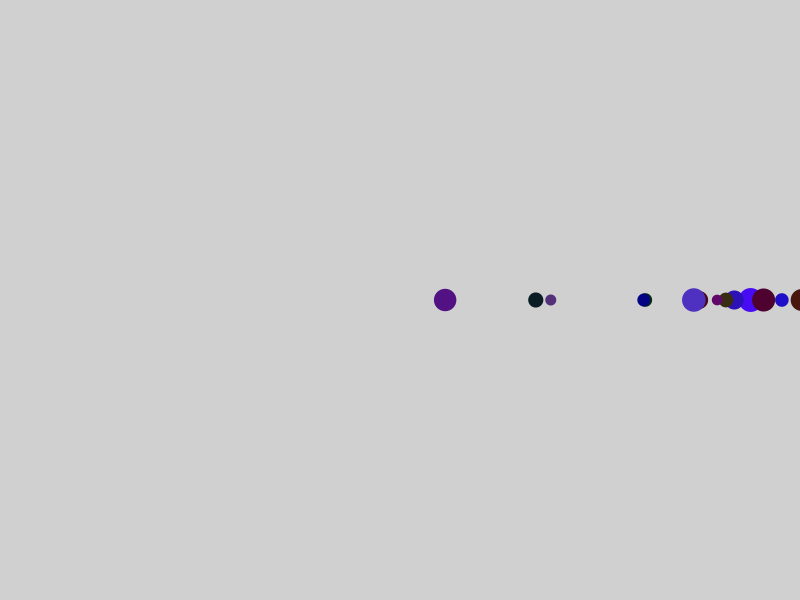
Frame 1 (no input)
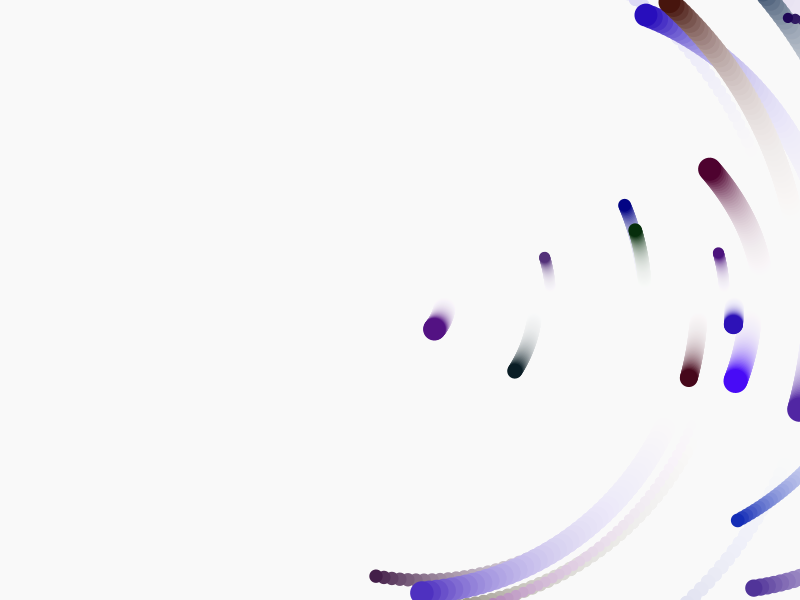
Frame 60 (the mouse pressed at the canvas centre just before this capture)
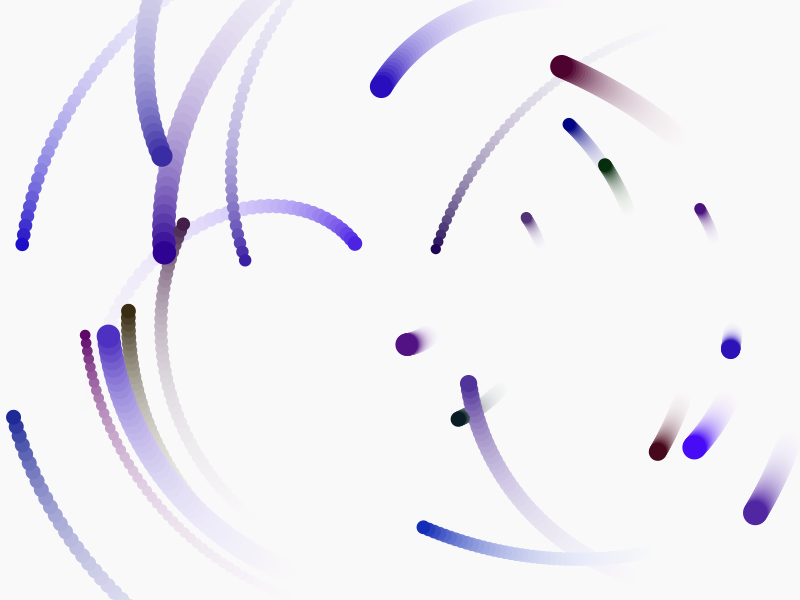
Frame 120 (the mouse held since frame 60 and released just before this capture)

The Processing sketch that drew these frames (run headless with seeded random() and noise(); from frame 60 on, the mouse is pressed at the canvas centre):

// Processing sketch: solar_6system5
// ── solar_6system5.pde
float x = 0;
ArrayList<orbit> orbits = new ArrayList<orbit>();
orbit earth;
orbit mars;
orbit venus;

void setup()
{
  size(800,600);
  for(int i = 0; i<10; i++)
  {
    orbits.add(new orbit(true));
  }  
  
}

void draw()
{
  noStroke();
  fill(color(255,255,255,20));
  rect(0,0,width,height);
  translate(width/2,height/2);
  for(int i = 0; i< orbits.size(); i++)
  {
    orbits.get(i).drawMe(x);
  }
  x = x+1;
}


class orbit
{
  float radius = 0;
  float speed = 0;
  float distance = 0;
  color c;
  ArrayList<orbit> moons = new ArrayList<orbit>();
  
  orbit(boolean moon)
  {
    radius = random(10,25);
    speed = random(-1.5,1.5);
    distance = random(10,500);
    c = color(random(0,100),random(0,55),random(0,255));
    if(moon)
    {
      int nMoons = round(random(0,5));
      for(int i = 0; i < nMoons; i++)
      {
        moons.add(new orbit(false));
      }
    }  
  }
  
  void drawMe(float x)
  {
     pushMatrix();
       noStroke();                    //no strokes for nice trails  
       rotate(radians(x*speed));      //rotate
       translate(distance,0);         //translate
       fill(c);                       //set orbit color
       ellipse(0,0,radius,radius);    //draw a circle
       for(int i=0; i<moons.size(); i++)
       {
         moons.get(i).drawMe(x);
       }
     popMatrix();
  }
}
